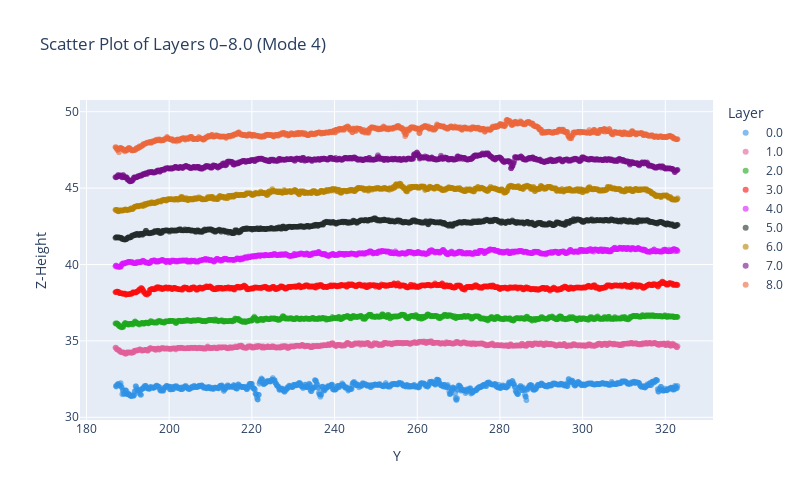
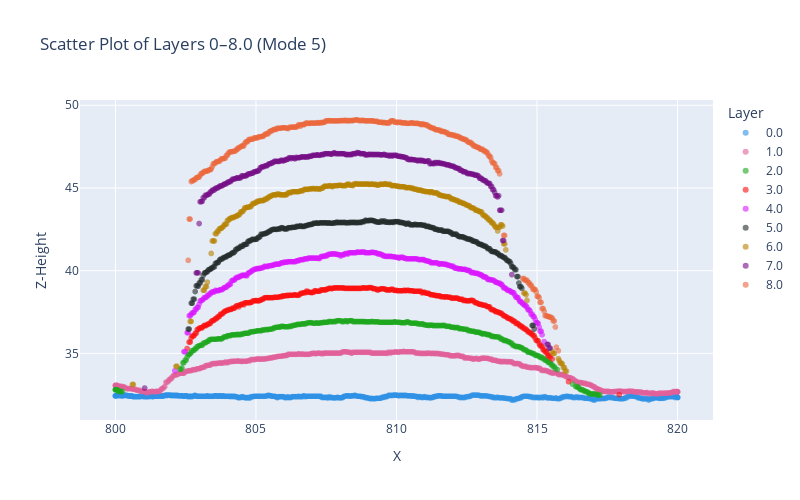

Here is the notebook cell these charts were saved with, in order:
### Code cell
wt.plot2D_crossection(df_processed_yx,4,"Y")
wt.plot2D_crossection(df_processed_yx,5)

### Figure 1 — Plotly figure (JSON) as saved in the notebook; plotly's stock layout.template omitted (floating-point values rounded to 4 significant figures; data arrays with more than 128 entries replaced by an {"elided": "..."} marker saying what was removed)
{"data": [{"hovertemplate": "Layer=0.0<br>Y=%{x}<br>Z-Height=%{y}<extra></extra>", "legendgroup": "0.0", "marker": {"color": "#2E91E5", "opacity": 0.6, "symbol": "circle"}, "mode": "markers", "name": "0.0", "showlegend": true, "type": "scattergl", "x": {"elided": "1135 float values"}, "xaxis": "x", "y": {"elided": "1135 float values"}, "yaxis": "y"}, {"hovertemplate": "Layer=1.0<br>Y=%{x}<br>Z-Height=%{y}<extra></extra>", "legendgroup": "1.0", "marker": {"color": "#E15F99", "opacity": 0.6, "symbol": "circle"}, "mode": "markers", "name": "1.0", "showlegend": true, "type": "scattergl", "x": {"elided": "1134 float values"}, "xaxis": "x", "y": {"elided": "1134 float values"}, "yaxis": "y"}, {"hovertemplate": "Layer=2.0<br>Y=%{x}<br>Z-Height=%{y}<extra></extra>", "legendgroup": "2.0", "marker": {"color": "#1CA71C", "opacity": 0.6, "symbol": "circle"}, "mode": "markers", "name": "2.0", "showlegend": true, "type": "scattergl", "x": {"elided": "1134 float values"}, "xaxis": "x", "y": {"elided": "1134 float values"}, "yaxis": "y"}, {"hovertemplate": "Layer=3.0<br>Y=%{x}<br>Z-Height=%{y}<extra></extra>", "legendgroup": "3.0", "marker": {"color": "#FB0D0D", "opacity": 0.6, "symbol": "circle"}, "mode": "markers", "name": "3.0", "showlegend": true, "type": "scattergl", "x": {"elided": "1134 float values"}, "xaxis": "x", "y": {"elided": "1134 float values"}, "yaxis": "y"}, {"hovertemplate": "Layer=4.0<br>Y=%{x}<br>Z-Height=%{y}<extra></extra>", "legendgroup": "4.0", "marker": {"color": "#DA16FF", "opacity": 0.6, "symbol": "circle"}, "mode": "markers", "name": "4.0", "showlegend": true, "type": "scattergl", "x": {"elided": "1134 float values"}, "xaxis": "x", "y": {"elided": "1134 float values"}, "yaxis": "y"}, {"hovertemplate": "Layer=5.0<br>Y=%{x}<br>Z-Height=%{y}<extra></extra>", "legendgroup": "5.0", "marker": {"color": "#222A2A", "opacity": 0.6, "symbol": "circle"}, "mode": "markers", "name": "5.0", "showlegend": true, "type": "scattergl", "x": {"elided": "1134 float values"}, "xaxis": "x", "y": {"elided": "1134 float values"}, "yaxis": "y"}, {"hovertemplate": "Layer=6.0<br>Y=%{x}<br>Z-Height=%{y}<extra></extra>", "legendgroup": "6.0", "marker": {"color": "#B68100", "opacity": 0.6, "symbol": "circle"}, "mode": "markers", "name": "6.0", "showlegend": true, "type": "scattergl", "x": {"elided": "1134 float values"}, "xaxis": "x", "y": {"elided": "1134 float values"}, "yaxis": "y"}, {"hovertemplate": "Layer=7.0<br>Y=%{x}<br>Z-Height=%{y}<extra></extra>", "legendgroup": "7.0", "marker": {"color": "#750D86", "opacity": 0.6, "symbol": "circle"}, "mode": "markers", "name": "7.0", "showlegend": true, "type": "scattergl", "x": {"elided": "1134 float values"}, "xaxis": "x", "y": {"elided": "1134 float values"}, "yaxis": "y"}, {"hovertemplate": "Layer=8.0<br>Y=%{x}<br>Z-Height=%{y}<extra></extra>", "legendgroup": "8.0", "marker": {"color": "#EB663B", "opacity": 0.6, "symbol": "circle"}, "mode": "markers", "name": "8.0", "showlegend": true, "type": "scattergl", "x": {"elided": "1134 float values"}, "xaxis": "x", "y": {"elided": "1134 float values"}, "yaxis": "y"}], "layout": {"height": 500, "legend": {"title": {"text": "Layer"}, "tracegroupgap": 0}, "title": {"text": "Scatter Plot of Layers 0–8.0 (Mode 4)"}, "width": 800, "xaxis": {"anchor": "y", "domain": [0, 1], "showgrid": true, "title": {"text": "Y"}}, "yaxis": {"anchor": "x", "domain": [0, 1], "showgrid": true, "title": {"text": "Z-Height"}}}}

### Figure 2 — Plotly figure (JSON) as saved in the notebook; plotly's stock layout.template omitted (floating-point values rounded to 4 significant figures; data arrays with more than 128 entries replaced by an {"elided": "..."} marker saying what was removed)
{"data": [{"hovertemplate": "Layer=0.0<br>X=%{x}<br>Z-Height=%{y}<extra></extra>", "legendgroup": "0.0", "marker": {"color": "#2E91E5", "opacity": 0.6, "symbol": "circle"}, "mode": "markers", "name": "0.0", "showlegend": true, "type": "scattergl", "x": {"elided": "765 float values"}, "xaxis": "x", "y": {"elided": "765 float values"}, "yaxis": "y"}, {"hovertemplate": "Layer=1.0<br>X=%{x}<br>Z-Height=%{y}<extra></extra>", "legendgroup": "1.0", "marker": {"color": "#E15F99", "opacity": 0.6, "symbol": "circle"}, "mode": "markers", "name": "1.0", "showlegend": true, "type": "scattergl", "x": {"elided": "574 float values"}, "xaxis": "x", "y": {"elided": "574 float values"}, "yaxis": "y"}, {"hovertemplate": "Layer=2.0<br>X=%{x}<br>Z-Height=%{y}<extra></extra>", "legendgroup": "2.0", "marker": {"color": "#1CA71C", "opacity": 0.6, "symbol": "circle"}, "mode": "markers", "name": "2.0", "showlegend": true, "type": "scattergl", "x": {"elided": "415 float values"}, "xaxis": "x", "y": {"elided": "415 float values"}, "yaxis": "y"}, {"hovertemplate": "Layer=3.0<br>X=%{x}<br>Z-Height=%{y}<extra></extra>", "legendgroup": "3.0", "marker": {"color": "#FB0D0D", "opacity": 0.6, "symbol": "circle"}, "mode": "markers", "name": "3.0", "showlegend": true, "type": "scattergl", "x": {"elided": "362 float values"}, "xaxis": "x", "y": {"elided": "362 float values"}, "yaxis": "y"}, {"hovertemplate": "Layer=4.0<br>X=%{x}<br>Z-Height=%{y}<extra></extra>", "legendgroup": "4.0", "marker": {"color": "#DA16FF", "opacity": 0.6, "symbol": "circle"}, "mode": "markers", "name": "4.0", "showlegend": true, "type": "scattergl", "x": {"elided": "356 float values"}, "xaxis": "x", "y": {"elided": "356 float values"}, "yaxis": "y"}, {"hovertemplate": "Layer=5.0<br>X=%{x}<br>Z-Height=%{y}<extra></extra>", "legendgroup": "5.0", "marker": {"color": "#222A2A", "opacity": 0.6, "symbol": "circle"}, "mode": "markers", "name": "5.0", "showlegend": true, "type": "scattergl", "x": {"elided": "333 float values"}, "xaxis": "x", "y": {"elided": "333 float values"}, "yaxis": "y"}, {"hovertemplate": "Layer=6.0<br>X=%{x}<br>Z-Height=%{y}<extra></extra>", "legendgroup": "6.0", "marker": {"color": "#B68100", "opacity": 0.6, "symbol": "circle"}, "mode": "markers", "name": "6.0", "showlegend": true, "type": "scattergl", "x": {"elided": "319 float values"}, "xaxis": "x", "y": {"elided": "319 float values"}, "yaxis": "y"}, {"hovertemplate": "Layer=7.0<br>X=%{x}<br>Z-Height=%{y}<extra></extra>", "legendgroup": "7.0", "marker": {"color": "#750D86", "opacity": 0.6, "symbol": "circle"}, "mode": "markers", "name": "7.0", "showlegend": true, "type": "scattergl", "x": {"elided": "311 float values"}, "xaxis": "x", "y": {"elided": "311 float values"}, "yaxis": "y"}, {"hovertemplate": "Layer=8.0<br>X=%{x}<br>Z-Height=%{y}<extra></extra>", "legendgroup": "8.0", "marker": {"color": "#EB663B", "opacity": 0.6, "symbol": "circle"}, "mode": "markers", "name": "8.0", "showlegend": true, "type": "scattergl", "x": {"elided": "346 float values"}, "xaxis": "x", "y": {"elided": "346 float values"}, "yaxis": "y"}], "layout": {"height": 500, "legend": {"title": {"text": "Layer"}, "tracegroupgap": 0}, "title": {"text": "Scatter Plot of Layers 0–8.0 (Mode 5)"}, "width": 800, "xaxis": {"anchor": "y", "domain": [0, 1], "showgrid": true, "title": {"text": "X"}}, "yaxis": {"anchor": "x", "domain": [0, 1], "showgrid": true, "title": {"text": "Z-Height"}}}}
